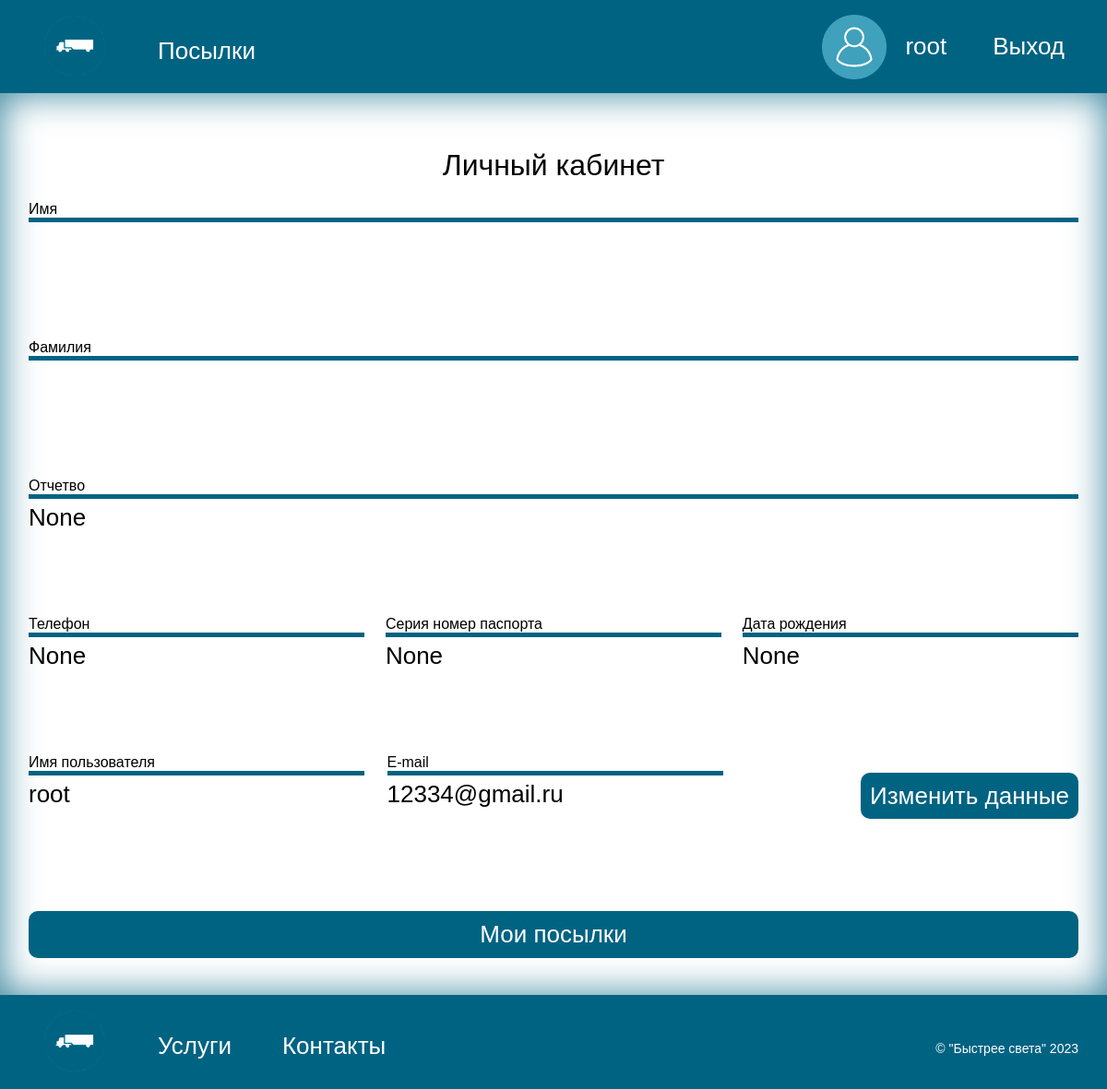
Page /account/ (signed in) on the earlier database version.
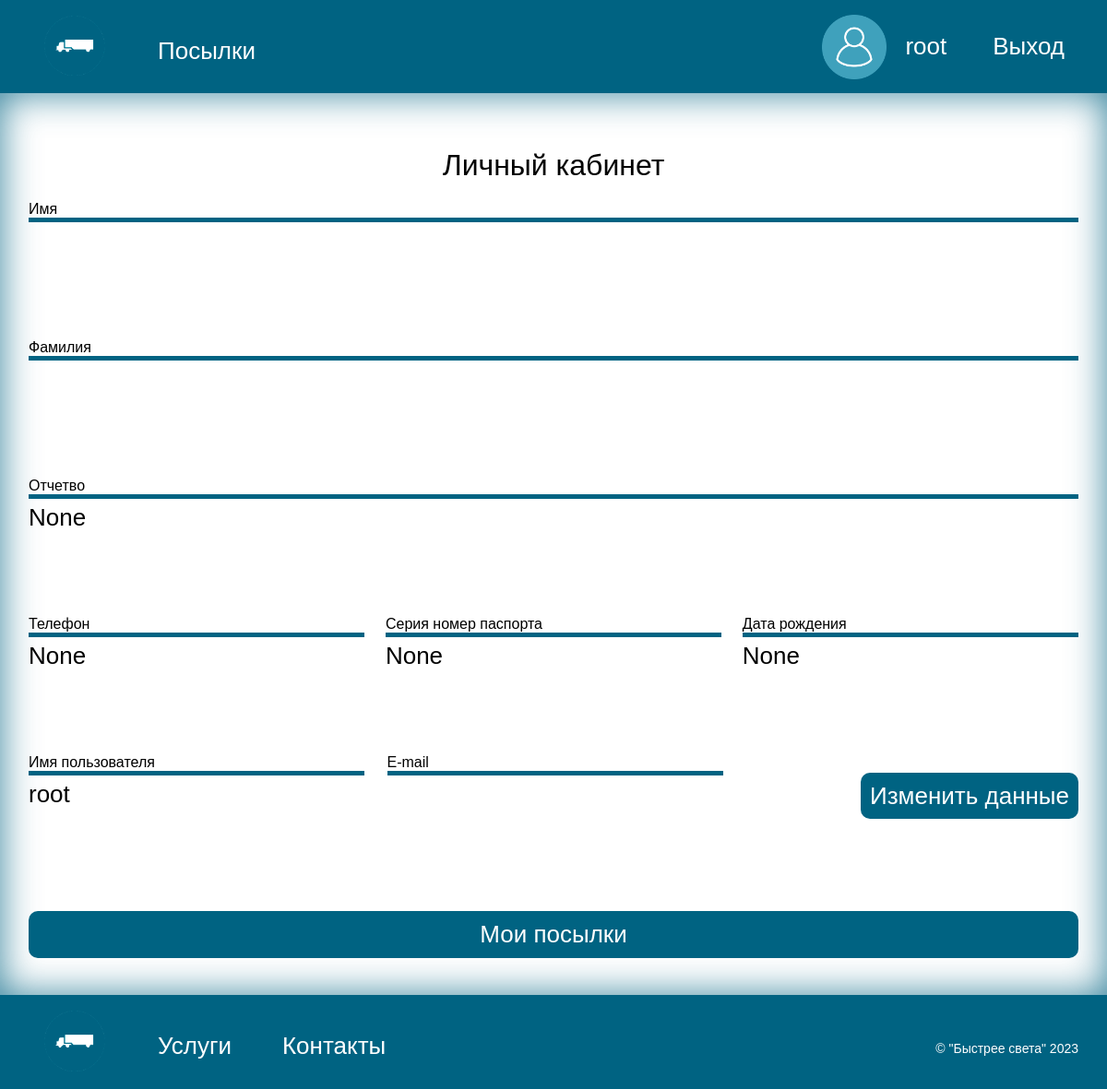
Same page on the later database version.
### navigate/models.py (models this page shows, shortened)
class CustomUser(AbstractUser):
    first_name = models.CharField(max_length=50, verbose_name='Имя', null=True)
    last_name = models.CharField(max_length=50, verbose_name='Фамилия', null=True)
    patronymic = models.CharField(max_length=50, verbose_name='Отчество', null=True)
    phone_number = models.CharField(max_length=11, verbose_name='Номер телефона', null=True)
    passport = models.CharField(max_length=10, verbose_name='Серия номер паспорта', unique=True, null=True)
    date_of_birth = models.DateField(verbose_name='Дата рождения', null=True)
    role_id = models.ForeignKey('Role', on_delete=models.SET_NULL, null=True, blank=True, verbose_name='Роль')

### navigate/views.py (the view)
# urls.py: path('account/', views.personalAccView, name='account'),
def personalAccView(request):
    user = request.user
    if user.is_authenticated and not user.is_anonymous:
        return render(request, 'account.html', {'user': user})
    else:
        return redirect('login')

### templates/account.html (shortened to what this page needs)
{% extends 'base.html' %}
{%load static %}
{% block content %}
<main>
    <div class="container">
        <h2 style="text-align: center; margin-bottom: 20px;">Личный кабинет</h2>
        <div class="wrapper">
          <div class="wrapper-div">
              <h3>Имя</h3>
          </div>
         <div class="wrapper-div">
              <h3>Фамилия</h3>
          </div>
          <div class="wrapper-div">
              <h3>Отчетво</h3>
              <p>{{user.patronymic}}</p>
          </div>
            <div class="wrapper-div-line3">
          <div class="wrapper-div">
              <h3>Телефон</h3>
              <p>{{user.phone_number}}</p>
          </div>
            <div class="wrapper-div">
              <h3>Серия номер паспорта</h3>
              <p>{{user.passport}}</p>
            </div>
            <div class="wrapper-div">
              <h3>Дата рождения</h3>
              <p>{{user.date_of_birth}}</p>
            </div>
    </div>
            <div class="wrapper-div-line4">
                <div class="wrapper-div">
                    <h3>Имя пользователя</h3>
                    <p>{{user.username}}</p>
                </div>
                <div class="wrapper-div">
                    <h3>E-mail</h3>
                    <p>{{user.email}}</p>
                </div>
                <a class="chenge-bottom" href="{%url 'account_edit' user.pk%}" type="submit">Изменить данные</a>
            </div>
        </div>
        <div class="command">
            <a class="list-bottom" href="{%url 'mypakeges'%}">Мои посылки</a>
        </div>
  </div>
</main>
{% endblock %}

### templates/base.html (shortened to what this page needs)
<!DOCTYPE html>
<html lang="ru">
<head>
    {%load static %}
    <link rel="stylesheet" href="{% static "css/style.css" %}">
</head>
<body>
    <header>
        <nav class="container header-nav">
            <a href="{%url 'home'%}">
                <img src="{% static "image/logo.png" %}" alt="лого" height="70" width="70">
            </a>
            <ul class="nav-list">
                <li class="nav-list-item"><a href="{%url 'services'%}" style="color: #FFFFFF">Услуги</a></li>
                <li class="nav-list-item"><a href="{%url 'contact'%}" style="color: #FFFFFF">Контакты</a></li>
                <li class="nav-list-item"><a href="{%url 'employeerpakages'%}" style="color: #FFFFFF">Посылки</a></li>
            </ul>
            <div class="signin">
                {% if user.is_authenticated %}
                    <a href="{%url 'account'%}" style="color: #FFFFFF">
                        <div class="user-header">
                            <img src="{% static "image/user2.png" %}" alt="лого" height="70" width="70">
                            <p class="user-header-p">{{user.username}}</p>
                        </div>
                    </a>
                    <a href="{% url 'logout' %}" style="margin-left: 20px; color: #FFFFFF">Выход</a>
                {% else %}
                    <a href="{%url 'login'%}" style="color: #FFFFFF">Войти</a>
                    <a href="{%url 'signup'%}" style="margin-left: 20px;color: #FFFFFF">Зарегистрироваться</a>
                {% endif %}
            </div>
        </nav>
    </header>
    {% block content %}
    {% endblock %}
    <footer>
        <div class="container header-nav">
            <a href="{%url 'home'%}">
                <img src="{% static "image/logo.png" %}" alt="лого" height="70" width="70">
            </a>
            <ul class="nav-list">
                <li class="nav-list-item"><a href="{%url 'services'%}" style="color: #FFFFFF">Услуги</a></li>
                <li class="nav-list-item"><a href="{%url 'contact'%}" style="color: #FFFFFF">Контакты</a></li>
            </ul>
            <p class="copiright">&copy; "Быстрее света" 2023</p>
        </div>
    </footer>
</body>
</html>

Differences in the rows shown:
changed CustomUser "root": email "12334@gmail.ru" → (not shown)
